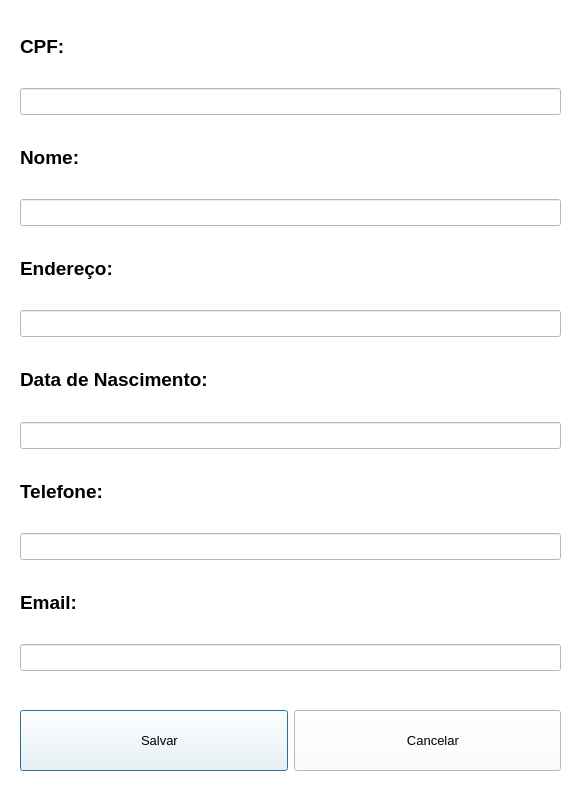
<?xml version="1.0" encoding="UTF-8"?>
<ui version="4.0">
 <class>CadastroCliente</class>
 <widget class="QDialog" name="CadastroCliente">
  <property name="geometry">
   <rect>
    <x>0</x>
    <y>0</y>
    <width>584</width>
    <height>808</height>
   </rect>
  </property>
  <property name="windowTitle">
   <string>Cadastro Cliente</string>
  </property>
  <property name="styleSheet">
   <string notr="true">background-color:rgb(255,255,255);</string>
  </property>
  <widget class="QWidget" name="layoutWidget">
   <property name="geometry">
    <rect>
     <x>20</x>
     <y>710</y>
     <width>541</width>
     <height>61</height>
    </rect>
   </property>
   <layout class="QHBoxLayout" name="horizontalLayout">
    <item>
     <widget class="QPushButton" name="btnSalvarCliente">
      <property name="sizePolicy">
       <sizepolicy hsizetype="Expanding" vsizetype="Expanding">
        <horstretch>0</horstretch>
        <verstretch>0</verstretch>
       </sizepolicy>
      </property>
      <property name="font">
       <font>
        <pointsize>10</pointsize>
       </font>
      </property>
      <property name="text">
       <string>   Salvar</string>
      </property>
      <property name="icon">
       <iconset resource="imagens.qrc">
        <normaloff>:/Imagens/Imagens/salvar.png</normaloff>:/Imagens/Imagens/salvar.png</iconset>
      </property>
     </widget>
    </item>
    <item>
     <widget class="QPushButton" name="btnCancelarCliente">
      <property name="sizePolicy">
       <sizepolicy hsizetype="Expanding" vsizetype="Expanding">
        <horstretch>0</horstretch>
        <verstretch>0</verstretch>
       </sizepolicy>
      </property>
      <property name="font">
       <font>
        <pointsize>10</pointsize>
       </font>
      </property>
      <property name="text">
       <string>   Cancelar</string>
      </property>
      <property name="icon">
       <iconset resource="imagens.qrc">
        <normaloff>:/Imagens/Imagens/cancelar.png</normaloff>:/Imagens/Imagens/cancelar.png</iconset>
      </property>
     </widget>
    </item>
   </layout>
  </widget>
  <widget class="QWidget" name="layoutWidget_2">
   <property name="geometry">
    <rect>
     <x>20</x>
     <y>10</y>
     <width>541</width>
     <height>661</height>
    </rect>
   </property>
   <layout class="QVBoxLayout" name="verticalLayout">
    <item>
     <widget class="QLabel" name="label">
      <property name="font">
       <font>
        <pointsize>14</pointsize>
        <weight>75</weight>
        <bold>true</bold>
       </font>
      </property>
      <property name="text">
       <string>CPF:</string>
      </property>
     </widget>
    </item>
    <item>
     <widget class="QLineEdit" name="txtCadastroCliente_CPF">
      <property name="font">
       <font>
        <pointsize>12</pointsize>
       </font>
      </property>
     </widget>
    </item>
    <item>
     <widget class="QLabel" name="label_2">
      <property name="font">
       <font>
        <pointsize>14</pointsize>
        <weight>75</weight>
        <bold>true</bold>
       </font>
      </property>
      <property name="text">
       <string>Nome:</string>
      </property>
     </widget>
    </item>
    <item>
     <widget class="QLineEdit" name="txtCadastroCliente_Nome">
      <property name="font">
       <font>
        <pointsize>12</pointsize>
       </font>
      </property>
     </widget>
    </item>
    <item>
     <widget class="QLabel" name="label_3">
      <property name="font">
       <font>
        <pointsize>14</pointsize>
        <weight>75</weight>
        <bold>true</bold>
       </font>
      </property>
      <property name="text">
       <string>Endereço:</string>
      </property>
     </widget>
    </item>
    <item>
     <widget class="QLineEdit" name="txtCadastroCliente_Endereco">
      <property name="font">
       <font>
        <pointsize>12</pointsize>
       </font>
      </property>
     </widget>
    </item>
    <item>
     <widget class="QLabel" name="label_5">
      <property name="font">
       <font>
        <pointsize>14</pointsize>
        <weight>75</weight>
        <bold>true</bold>
       </font>
      </property>
      <property name="text">
       <string>Data de Nascimento:</string>
      </property>
     </widget>
    </item>
    <item>
     <widget class="QLineEdit" name="txtCadastroCliente_DataNascimento">
      <property name="font">
       <font>
        <pointsize>12</pointsize>
       </font>
      </property>
     </widget>
    </item>
    <item>
     <widget class="QLabel" name="label_6">
      <property name="font">
       <font>
        <pointsize>14</pointsize>
        <weight>75</weight>
        <bold>true</bold>
       </font>
      </property>
      <property name="text">
       <string>Telefone:</string>
      </property>
     </widget>
    </item>
    <item>
     <widget class="QLineEdit" name="txtCadastroCliente_Telefone">
      <property name="font">
       <font>
        <pointsize>12</pointsize>
       </font>
      </property>
     </widget>
    </item>
    <item>
     <widget class="QLabel" name="label_7">
      <property name="font">
       <font>
        <pointsize>14</pointsize>
        <weight>75</weight>
        <bold>true</bold>
       </font>
      </property>
      <property name="text">
       <string>Email:</string>
      </property>
     </widget>
    </item>
    <item>
     <widget class="QLineEdit" name="txtCadastroCliente_Email">
      <property name="font">
       <font>
        <pointsize>12</pointsize>
       </font>
      </property>
     </widget>
    </item>
   </layout>
  </widget>
 </widget>
 <resources>
  <include location="imagens.qrc"/>
 </resources>
 <connections/>
</ui>
